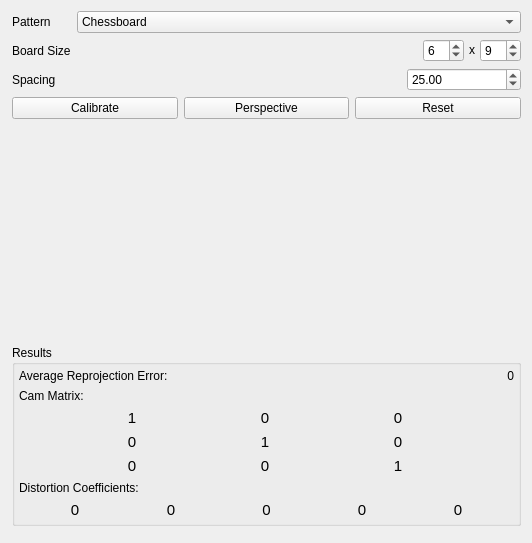
<?xml version="1.0" encoding="UTF-8"?>
<ui version="4.0">
 <class>TabCalibration</class>
 <widget class="QWidget" name="TabCalibration">
  <property name="geometry">
   <rect>
    <x>0</x>
    <y>0</y>
    <width>532</width>
    <height>543</height>
   </rect>
  </property>
  <property name="windowTitle">
   <string>Form</string>
  </property>
  <layout class="QVBoxLayout" name="verticalLayout">
   <property name="leftMargin">
    <number>12</number>
   </property>
   <item>
    <widget class="QWidget" name="widget_9" native="true">
     <layout class="QFormLayout" name="formLayout_7">
      <property name="fieldGrowthPolicy">
       <enum>QFormLayout::AllNonFixedFieldsGrow</enum>
      </property>
      <property name="formAlignment">
       <set>Qt::AlignRight|Qt::AlignTop|Qt::AlignTrailing</set>
      </property>
      <property name="leftMargin">
       <number>0</number>
      </property>
      <property name="topMargin">
       <number>0</number>
      </property>
      <property name="rightMargin">
       <number>0</number>
      </property>
      <property name="bottomMargin">
       <number>0</number>
      </property>
      <item row="1" column="0">
       <widget class="QLabel" name="label_32">
        <property name="text">
         <string>Pattern</string>
        </property>
       </widget>
      </item>
      <item row="1" column="1">
       <widget class="QComboBox" name="cmbBoardPattern">
        <item>
         <property name="text">
          <string comment="chess">Chessboard</string>
         </property>
         <property name="icon">
          <iconset resource="images.qrc">
           <normaloff>:/icons/resources/chess.png</normaloff>:/icons/resources/chess.png</iconset>
         </property>
        </item>
        <item>
         <property name="text">
          <string comment="circ">Circles Symmetric</string>
         </property>
         <property name="icon">
          <iconset resource="images.qrc">
           <normaloff>:/icons/resources/circ.png</normaloff>:/icons/resources/circ.png</iconset>
         </property>
        </item>
        <item>
         <property name="text">
          <string comment="circa">Circles Asymmetric</string>
         </property>
         <property name="icon">
          <iconset resource="images.qrc">
           <normaloff>:/icons/resources/acirc.png</normaloff>:/icons/resources/acirc.png</iconset>
         </property>
        </item>
       </widget>
      </item>
      <item row="2" column="0">
       <widget class="QLabel" name="label_29">
        <property name="text">
         <string>Board Size</string>
        </property>
       </widget>
      </item>
      <item row="2" column="1">
       <widget class="QWidget" name="widget_10" native="true">
        <layout class="QHBoxLayout" name="horizontalLayout_6">
         <property name="spacing">
          <number>0</number>
         </property>
         <property name="leftMargin">
          <number>0</number>
         </property>
         <property name="topMargin">
          <number>0</number>
         </property>
         <property name="rightMargin">
          <number>0</number>
         </property>
         <property name="bottomMargin">
          <number>0</number>
         </property>
         <item>
          <spacer name="horizontalSpacer">
           <property name="orientation">
            <enum>Qt::Horizontal</enum>
           </property>
           <property name="sizeHint" stdset="0">
            <size>
             <width>40</width>
             <height>20</height>
            </size>
           </property>
          </spacer>
         </item>
         <item>
          <widget class="QSpinBox" name="spinBoardSizeX">
           <property name="maximumSize">
            <size>
             <width>50</width>
             <height>16777215</height>
            </size>
           </property>
           <property name="minimum">
            <number>1</number>
           </property>
           <property name="value">
            <number>6</number>
           </property>
          </widget>
         </item>
         <item>
          <widget class="QLabel" name="label_30">
           <property name="sizePolicy">
            <sizepolicy hsizetype="Fixed" vsizetype="Fixed">
             <horstretch>0</horstretch>
             <verstretch>0</verstretch>
            </sizepolicy>
           </property>
           <property name="minimumSize">
            <size>
             <width>16</width>
             <height>0</height>
            </size>
           </property>
           <property name="text">
            <string>x</string>
           </property>
           <property name="alignment">
            <set>Qt::AlignCenter</set>
           </property>
          </widget>
         </item>
         <item>
          <widget class="QSpinBox" name="spinBoardSizeY">
           <property name="maximumSize">
            <size>
             <width>50</width>
             <height>16777215</height>
            </size>
           </property>
           <property name="minimum">
            <number>1</number>
           </property>
           <property name="value">
            <number>9</number>
           </property>
          </widget>
         </item>
        </layout>
       </widget>
      </item>
      <item row="4" column="0">
       <widget class="QLabel" name="label_31">
        <property name="text">
         <string>Spacing</string>
        </property>
       </widget>
      </item>
      <item row="4" column="1">
       <widget class="QWidget" name="widget_11" native="true">
        <layout class="QHBoxLayout" name="horizontalLayout_7">
         <property name="leftMargin">
          <number>0</number>
         </property>
         <property name="topMargin">
          <number>0</number>
         </property>
         <property name="rightMargin">
          <number>0</number>
         </property>
         <property name="bottomMargin">
          <number>0</number>
         </property>
         <item>
          <spacer name="horizontalSpacer_2">
           <property name="orientation">
            <enum>Qt::Horizontal</enum>
           </property>
           <property name="sizeHint" stdset="0">
            <size>
             <width>40</width>
             <height>20</height>
            </size>
           </property>
          </spacer>
         </item>
         <item>
          <widget class="QDoubleSpinBox" name="spinBoardSpacing">
           <property name="minimumSize">
            <size>
             <width>114</width>
             <height>0</height>
            </size>
           </property>
           <property name="maximumSize">
            <size>
             <width>156</width>
             <height>16777215</height>
            </size>
           </property>
           <property name="value">
            <double>25.000000000000000</double>
           </property>
          </widget>
         </item>
        </layout>
       </widget>
      </item>
     </layout>
    </widget>
   </item>
   <item>
    <widget class="QWidget" name="widget_5" native="true">
     <layout class="QHBoxLayout" name="horizontalLayout_4">
      <property name="leftMargin">
       <number>0</number>
      </property>
      <property name="topMargin">
       <number>0</number>
      </property>
      <property name="rightMargin">
       <number>0</number>
      </property>
      <property name="bottomMargin">
       <number>0</number>
      </property>
      <item>
       <widget class="QPushButton" name="btnCalibrate">
        <property name="text">
         <string>Calibrate</string>
        </property>
        <property name="icon">
         <iconset resource="images.qrc">
          <normaloff>:/icons/resources/calibrate.png</normaloff>:/icons/resources/calibrate.png</iconset>
        </property>
       </widget>
      </item>
      <item>
       <widget class="QPushButton" name="btnPerspective">
        <property name="text">
         <string>Perspective</string>
        </property>
        <property name="icon">
         <iconset resource="images.qrc">
          <normaloff>:/icons/resources/perspective.png</normaloff>:/icons/resources/perspective.png</iconset>
        </property>
       </widget>
      </item>
      <item>
       <widget class="QPushButton" name="btnReset">
        <property name="text">
         <string>Reset</string>
        </property>
        <property name="icon">
         <iconset resource="images.qrc">
          <normaloff>:/icons/resources/edit-undo.png</normaloff>:/icons/resources/edit-undo.png</iconset>
        </property>
       </widget>
      </item>
     </layout>
    </widget>
   </item>
   <item>
    <spacer name="verticalSpacer_3">
     <property name="orientation">
      <enum>Qt::Vertical</enum>
     </property>
     <property name="sizeHint" stdset="0">
      <size>
       <width>20</width>
       <height>124</height>
      </size>
     </property>
    </spacer>
   </item>
   <item>
    <widget class="QGroupBox" name="grpResults">
     <property name="title">
      <string>Results</string>
     </property>
     <layout class="QVBoxLayout" name="verticalLayout_5">
      <property name="leftMargin">
       <number>4</number>
      </property>
      <property name="topMargin">
       <number>4</number>
      </property>
      <property name="rightMargin">
       <number>4</number>
      </property>
      <property name="bottomMargin">
       <number>4</number>
      </property>
      <item>
       <widget class="QWidget" name="widget_12" native="true">
        <layout class="QFormLayout" name="formLayout_4">
         <property name="leftMargin">
          <number>0</number>
         </property>
         <property name="topMargin">
          <number>0</number>
         </property>
         <property name="rightMargin">
          <number>0</number>
         </property>
         <property name="bottomMargin">
          <number>0</number>
         </property>
         <item row="0" column="0">
          <widget class="QLabel" name="label_34">
           <property name="text">
            <string>Average Reprojection Error:</string>
           </property>
          </widget>
         </item>
         <item row="0" column="1">
          <widget class="QLabel" name="lblAvgReprErr">
           <property name="text">
            <string>0</string>
           </property>
           <property name="alignment">
            <set>Qt::AlignRight|Qt::AlignTrailing|Qt::AlignVCenter</set>
           </property>
          </widget>
         </item>
        </layout>
       </widget>
      </item>
      <item>
       <widget class="QLabel" name="label_4">
        <property name="text">
         <string>Cam Matrix:</string>
        </property>
       </widget>
      </item>
      <item>
       <widget class="QWidget" name="matMatrix" native="true">
        <property name="maximumSize">
         <size>
          <width>16777215</width>
          <height>16777215</height>
         </size>
        </property>
        <layout class="QHBoxLayout" name="horizontalLayout_5">
         <property name="leftMargin">
          <number>0</number>
         </property>
         <property name="topMargin">
          <number>0</number>
         </property>
         <property name="rightMargin">
          <number>0</number>
         </property>
         <property name="bottomMargin">
          <number>0</number>
         </property>
         <item>
          <widget class="QLabel" name="label_24">
           <property name="maximumSize">
            <size>
             <width>5</width>
             <height>60</height>
            </size>
           </property>
           <property name="text">
            <string/>
           </property>
           <property name="pixmap">
            <pixmap resource="images.qrc">:/math/resources/matbr_left.png</pixmap>
           </property>
           <property name="scaledContents">
            <bool>true</bool>
           </property>
          </widget>
         </item>
         <item>
          <widget class="QWidget" name="widget_6" native="true">
           <property name="maximumSize">
            <size>
             <width>16777215</width>
             <height>100</height>
            </size>
           </property>
           <layout class="QGridLayout" name="gridLayout">
            <property name="leftMargin">
             <number>0</number>
            </property>
            <property name="topMargin">
             <number>0</number>
            </property>
            <property name="rightMargin">
             <number>0</number>
            </property>
            <property name="bottomMargin">
             <number>0</number>
            </property>
            <item row="0" column="1">
             <widget class="QLabel" name="lblMatrix_0_1">
              <property name="sizePolicy">
               <sizepolicy hsizetype="Minimum" vsizetype="Minimum">
                <horstretch>0</horstretch>
                <verstretch>0</verstretch>
               </sizepolicy>
              </property>
              <property name="maximumSize">
               <size>
                <width>50</width>
                <height>25</height>
               </size>
              </property>
              <property name="font">
               <font>
                <pointsize>11</pointsize>
               </font>
              </property>
              <property name="text">
               <string>0</string>
              </property>
              <property name="alignment">
               <set>Qt::AlignCenter</set>
              </property>
             </widget>
            </item>
            <item row="0" column="0">
             <widget class="QLabel" name="lblMatrix_0_0">
              <property name="sizePolicy">
               <sizepolicy hsizetype="Minimum" vsizetype="Minimum">
                <horstretch>0</horstretch>
                <verstretch>0</verstretch>
               </sizepolicy>
              </property>
              <property name="maximumSize">
               <size>
                <width>50</width>
                <height>25</height>
               </size>
              </property>
              <property name="font">
               <font>
                <pointsize>11</pointsize>
               </font>
              </property>
              <property name="text">
               <string>1</string>
              </property>
              <property name="alignment">
               <set>Qt::AlignCenter</set>
              </property>
             </widget>
            </item>
            <item row="2" column="1">
             <widget class="QLabel" name="lblMatrix_2_1">
              <property name="sizePolicy">
               <sizepolicy hsizetype="Minimum" vsizetype="Minimum">
                <horstretch>0</horstretch>
                <verstretch>0</verstretch>
               </sizepolicy>
              </property>
              <property name="maximumSize">
               <size>
                <width>50</width>
                <height>25</height>
               </size>
              </property>
              <property name="font">
               <font>
                <pointsize>11</pointsize>
               </font>
              </property>
              <property name="text">
               <string>0</string>
              </property>
              <property name="alignment">
               <set>Qt::AlignCenter</set>
              </property>
             </widget>
            </item>
            <item row="1" column="0">
             <widget class="QLabel" name="lblMatrix_1_0">
              <property name="sizePolicy">
               <sizepolicy hsizetype="Minimum" vsizetype="Minimum">
                <horstretch>0</horstretch>
                <verstretch>0</verstretch>
               </sizepolicy>
              </property>
              <property name="maximumSize">
               <size>
                <width>50</width>
                <height>25</height>
               </size>
              </property>
              <property name="font">
               <font>
                <pointsize>11</pointsize>
               </font>
              </property>
              <property name="text">
               <string>0</string>
              </property>
              <property name="alignment">
               <set>Qt::AlignCenter</set>
              </property>
             </widget>
            </item>
            <item row="1" column="1">
             <widget class="QLabel" name="lblMatrix_1_1">
              <property name="sizePolicy">
               <sizepolicy hsizetype="Minimum" vsizetype="Minimum">
                <horstretch>0</horstretch>
                <verstretch>0</verstretch>
               </sizepolicy>
              </property>
              <property name="maximumSize">
               <size>
                <width>50</width>
                <height>25</height>
               </size>
              </property>
              <property name="font">
               <font>
                <pointsize>11</pointsize>
               </font>
              </property>
              <property name="text">
               <string>1</string>
              </property>
              <property name="alignment">
               <set>Qt::AlignCenter</set>
              </property>
             </widget>
            </item>
            <item row="2" column="0">
             <widget class="QLabel" name="lblMatrix_2_0">
              <property name="sizePolicy">
               <sizepolicy hsizetype="Minimum" vsizetype="Minimum">
                <horstretch>0</horstretch>
                <verstretch>0</verstretch>
               </sizepolicy>
              </property>
              <property name="maximumSize">
               <size>
                <width>50</width>
                <height>25</height>
               </size>
              </property>
              <property name="font">
               <font>
                <pointsize>11</pointsize>
               </font>
              </property>
              <property name="text">
               <string>0</string>
              </property>
              <property name="alignment">
               <set>Qt::AlignCenter</set>
              </property>
             </widget>
            </item>
            <item row="1" column="2">
             <widget class="QLabel" name="lblMatrix_1_2">
              <property name="sizePolicy">
               <sizepolicy hsizetype="Minimum" vsizetype="Minimum">
                <horstretch>0</horstretch>
                <verstretch>0</verstretch>
               </sizepolicy>
              </property>
              <property name="maximumSize">
               <size>
                <width>50</width>
                <height>25</height>
               </size>
              </property>
              <property name="font">
               <font>
                <pointsize>11</pointsize>
               </font>
              </property>
              <property name="text">
               <string>0</string>
              </property>
              <property name="alignment">
               <set>Qt::AlignCenter</set>
              </property>
             </widget>
            </item>
            <item row="2" column="2">
             <widget class="QLabel" name="lblMatrix_2_2">
              <property name="sizePolicy">
               <sizepolicy hsizetype="Minimum" vsizetype="Minimum">
                <horstretch>0</horstretch>
                <verstretch>0</verstretch>
               </sizepolicy>
              </property>
              <property name="maximumSize">
               <size>
                <width>50</width>
                <height>25</height>
               </size>
              </property>
              <property name="font">
               <font>
                <pointsize>11</pointsize>
               </font>
              </property>
              <property name="text">
               <string>1</string>
              </property>
              <property name="alignment">
               <set>Qt::AlignCenter</set>
              </property>
             </widget>
            </item>
            <item row="0" column="2">
             <widget class="QLabel" name="lblMatrix_0_2">
              <property name="sizePolicy">
               <sizepolicy hsizetype="Minimum" vsizetype="Minimum">
                <horstretch>0</horstretch>
                <verstretch>0</verstretch>
               </sizepolicy>
              </property>
              <property name="maximumSize">
               <size>
                <width>50</width>
                <height>25</height>
               </size>
              </property>
              <property name="font">
               <font>
                <pointsize>11</pointsize>
               </font>
              </property>
              <property name="text">
               <string>0</string>
              </property>
              <property name="alignment">
               <set>Qt::AlignCenter</set>
              </property>
             </widget>
            </item>
           </layout>
          </widget>
         </item>
         <item>
          <widget class="QLabel" name="label_25">
           <property name="maximumSize">
            <size>
             <width>5</width>
             <height>60</height>
            </size>
           </property>
           <property name="text">
            <string/>
           </property>
           <property name="pixmap">
            <pixmap resource="images.qrc">:/math/resources/matbr_right.png</pixmap>
           </property>
           <property name="scaledContents">
            <bool>true</bool>
           </property>
          </widget>
         </item>
        </layout>
       </widget>
      </item>
      <item>
       <widget class="QLabel" name="label_33">
        <property name="text">
         <string>Distortion Coefficients:</string>
        </property>
       </widget>
      </item>
      <item>
       <widget class="QWidget" name="matDistCoeff" native="true">
        <layout class="QHBoxLayout" name="horizontalLayout_9">
         <property name="leftMargin">
          <number>0</number>
         </property>
         <property name="topMargin">
          <number>0</number>
         </property>
         <property name="rightMargin">
          <number>0</number>
         </property>
         <property name="bottomMargin">
          <number>0</number>
         </property>
         <item>
          <widget class="QLabel" name="label_26">
           <property name="maximumSize">
            <size>
             <width>5</width>
             <height>20</height>
            </size>
           </property>
           <property name="text">
            <string/>
           </property>
           <property name="pixmap">
            <pixmap resource="images.qrc">:/math/resources/matbr_left.png</pixmap>
           </property>
           <property name="scaledContents">
            <bool>true</bool>
           </property>
          </widget>
         </item>
         <item>
          <widget class="QWidget" name="widget_8" native="true">
           <layout class="QHBoxLayout" name="horizontalLayout_10">
            <property name="leftMargin">
             <number>0</number>
            </property>
            <property name="topMargin">
             <number>0</number>
            </property>
            <property name="rightMargin">
             <number>0</number>
            </property>
            <property name="bottomMargin">
             <number>0</number>
            </property>
            <item>
             <widget class="QLabel" name="lblDistCoeff_2">
              <property name="font">
               <font>
                <pointsize>11</pointsize>
               </font>
              </property>
              <property name="text">
               <string>0</string>
              </property>
              <property name="alignment">
               <set>Qt::AlignCenter</set>
              </property>
             </widget>
            </item>
            <item>
             <widget class="QLabel" name="lblDistCoeff_0">
              <property name="font">
               <font>
                <pointsize>11</pointsize>
               </font>
              </property>
              <property name="text">
               <string>0</string>
              </property>
              <property name="alignment">
               <set>Qt::AlignCenter</set>
              </property>
             </widget>
            </item>
            <item>
             <widget class="QLabel" name="lblDistCoeff_3">
              <property name="font">
               <font>
                <pointsize>11</pointsize>
               </font>
              </property>
              <property name="text">
               <string>0</string>
              </property>
              <property name="alignment">
               <set>Qt::AlignCenter</set>
              </property>
             </widget>
            </item>
            <item>
             <widget class="QLabel" name="lblDistCoeff_1">
              <property name="font">
               <font>
                <pointsize>11</pointsize>
               </font>
              </property>
              <property name="text">
               <string>0</string>
              </property>
              <property name="alignment">
               <set>Qt::AlignCenter</set>
              </property>
             </widget>
            </item>
            <item>
             <widget class="QLabel" name="lblDistCoeff_4">
              <property name="font">
               <font>
                <pointsize>11</pointsize>
               </font>
              </property>
              <property name="text">
               <string>0</string>
              </property>
              <property name="alignment">
               <set>Qt::AlignCenter</set>
              </property>
             </widget>
            </item>
           </layout>
          </widget>
         </item>
         <item>
          <widget class="QLabel" name="label_40">
           <property name="maximumSize">
            <size>
             <width>5</width>
             <height>20</height>
            </size>
           </property>
           <property name="text">
            <string/>
           </property>
           <property name="pixmap">
            <pixmap resource="images.qrc">:/math/resources/matbr_right.png</pixmap>
           </property>
           <property name="scaledContents">
            <bool>true</bool>
           </property>
          </widget>
         </item>
        </layout>
       </widget>
      </item>
     </layout>
    </widget>
   </item>
   <item>
    <widget class="QWidget" name="widget_7" native="true">
     <layout class="QVBoxLayout" name="verticalLayout_2">
      <property name="leftMargin">
       <number>0</number>
      </property>
      <property name="topMargin">
       <number>0</number>
      </property>
      <property name="rightMargin">
       <number>0</number>
      </property>
      <property name="bottomMargin">
       <number>0</number>
      </property>
     </layout>
    </widget>
   </item>
  </layout>
 </widget>
 <resources>
  <include location="images.qrc"/>
 </resources>
 <connections/>
</ui>
